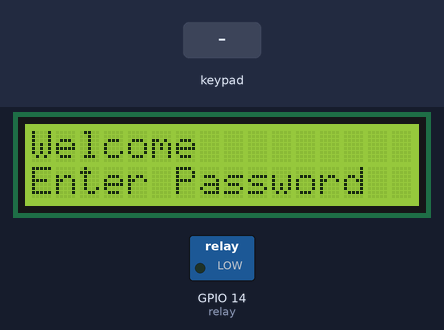
A sketch run on a simulated ESP32. Shown: 16×2 character LCD, switched loads named in the sketch (green lamp = pin HIGH). The inputs (shaded band) are chosen by the test bench. WiFi joins after 1.5 s; servers stay silent unless stated; what the sketch prints to the serial monitor is not drawn.

Above: at 2.7 s.
2.8 s: keypad keys 1 9 1 8 5 1 7 pressed 0.4 s apart
At 6.3 s:
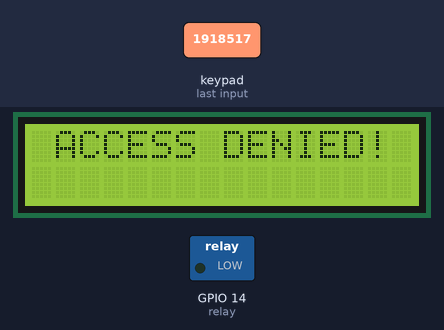
7.3 s: key '#' pressed
At 10.1 s:
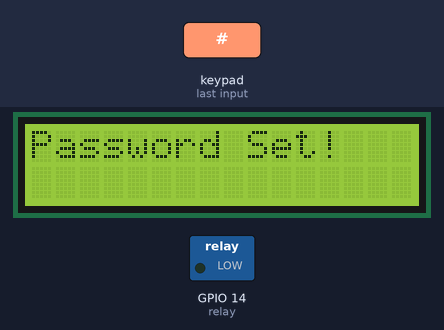
10.3 s: key '1' pressed
At 12.1 s:
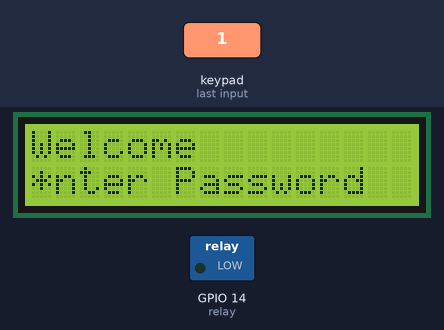
12.9 s: key '2' pressed
At 13.6 s:
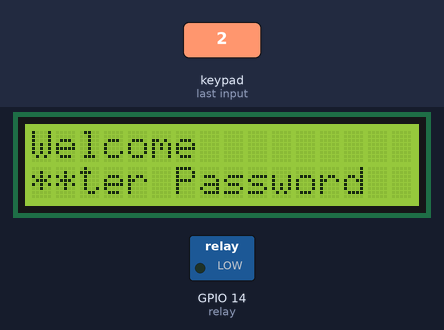
Timing chart, 0 to 15.5 s (numbered marks = the images above; inputs shaded):
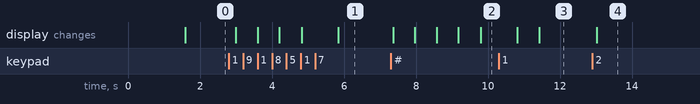

The sketch:

code_netxus.ino
```cpp
#include <WiFi.h>
#include <Firebase_ESP_Client.h>
#include <LiquidCrystal_I2C.h>
#include <Keypad.h>

#define FIREBASE_HOST "arduino-test-324dd-default-rtdb.firebaseio.com" // Replace with your Firebase project URL
#define FIREBASE_AUTH "AIzaSyC_WxgQSBu_FoU9s6xnHI2fpIBMcbm4NGA" // Replace with your Firebase authentication token
#define WIFI_SSID "Techgik"
#define WIFI_PASSWORD "powerfulmercy@2024"

#define password_length 5 // Maximum password length is 4 characters + NULL char

LiquidCrystal_I2C lcd(0x3F, 16, 2); // Adjust the address according to your LCD module

char Data[password_length]; // 4 is the number of chars it can hold + the null char = 5
char UserPassword[password_length]; // To store user-set password
byte data_count = 0;
char customKey;

bool chargingSystemEnabled = false;

int relay = 14;

const byte ROWS = 4;
const byte COLS = 3;
char keys[ROWS][COLS] = {
    {'1', '2', '3'},
    {'4', '5', '6'},
    {'7', '8', '9'},
    {'*', '0', '#'}
};
byte rowPins[ROWS] = {19, 18, 5, 17}; // connect to the row pinouts of the keypad
byte colPins[COLS] = {16, 4, 0};      // connect to the column pinouts of the keypad

Keypad customKeypad = Keypad(makeKeymap(keys), rowPins, colPins, ROWS, COLS); // initialize an instance of class Keypad

FirebaseData fbdo;

void setup() {
  pinMode(relay, OUTPUT);
  digitalWrite(relay, LOW);
  Serial.begin(115200);
  WiFi.begin(WIFI_SSID, WIFI_PASSWORD);
  while (WiFi.status() != WL_CONNECTED) {
    delay(500);
    Serial.print(".");
  }
  Serial.println("WiFi connected");

  Firebase.begin(FIREBASE_HOST, FIREBASE_AUTH);

  lcd.init();        // Initialize the LCD
  lcd.backlight();   // Turn on the backlight
  lcd.clear();
  lcd.setCursor(0, 0);
  lcd.print("Welcome"); // Display welcome message
  lcd.setCursor(0, 1);
  lcd.print("Enter Password");

  // Sign up if not already signed up
  if (!Firebase.signUp(&fbdo)) {
    Serial.println("Sign up failed.");
    Serial.println(fbdo.errorReason());
  } else {
    Serial.println("Sign up successful.");
  }
}

void loop() {
  if (!chargingSystemEnabled) {
    customKey = customKeypad.getKey();

    if (customKey == '#') {
      if (data_count > 0) {
        Data[data_count] = '\0'; // Null terminate the entered password
        strncpy(UserPassword, Data, password_length); // Copy the entered password to UserPassword
        lcd.clear();
        lcd.setCursor(0, 0);
        lcd.print("Password Set!");
        Serial.println("Password Set!");
        delay(1000);
        lcd.clear();
        lcd.setCursor(0, 0);
        lcd.print("Welcome");
        lcd.setCursor(0, 1);
        lcd.print("Enter Password");
        clearData();
      }
    } else if (customKey != NO_KEY) { // If a key is pressed (excluding NO_KEY)
      lcd.setCursor(data_count, 1);
      lcd.print('*');
      Data[data_count] = customKey;
      data_count++;
      if (data_count == password_length - 1) {
        lcd.clear();
        lcd.setCursor(0, 0);
        lcd.print("Checking Password");
        Serial.println("Checking Password");

        delay(1000);

        if (!strcmp(Data, UserPassword)) {
          lcd.clear();
          lcd.print(" ACCESS GRANTED");
          Serial.println("ACCESS GRANTED");
          delay(1000);
          chargingSystemEnabled = true;
        } else {
          lcd.clear();
          lcd.setCursor(1, 0);
          lcd.print("ACCESS DENIED!");
          Serial.println("ACCESS DENIED!");
          delay(1500);
          clearData();
          lcd.clear();
          lcd.setCursor(0, 0);
          lcd.print("Welcome");
          lcd.setCursor(0, 1);
          lcd.print("Enter Password");
        }
      }
    }
  }

  if (chargingSystemEnabled) {
    digitalWrite(relay, HIGH);
    Serial.println("Charging System Enabled");

    // Read analog input (assuming a 12-bit ADC)
    float voltage = (float)analogRead(A1) / 4096 * 24 * 47000 / 92931;

    // Convert voltage to percentage
    float percentage = (voltage / 12.6) * 100;

    // Set data at the specified database path
    if (Firebase.RTDB.setFloat(&fbdo, "voltage", voltage)) {
      Serial.println("Voltage Data Sent Successfully");
    } else {
      Serial.println("Failed to Send Voltage Data");
      Serial.println("Reason: " + fbdo.errorReason());
    }

    if (Firebase.RTDB.setFloat(&fbdo, "battery_percentage", percentage)) {
      Serial.println("Percentage Data Sent Successfully");
    } else {
      Serial.println("Failed to Send Percentage Data");
      Serial.println("Reason: " + fbdo.errorReason());
    }

    if (Firebase.RTDB.setString(&fbdo, "deviceType", "Battery Charger")) {
      Serial.println("Device Type Data Sent Successfully");
    } else {
      Serial.println("Failed to Send Device Type Data");
      Serial.println("Reason: " + fbdo.errorReason());
    }

    // Code to perform charging operation goes here
    // Once charging is done, you can disable the charging system by setting chargingSystemEnabled = false;
  } else {
    digitalWrite(relay, LOW);
    Serial.println("Charging System Disabled");
    // Code to handle when the charging system is disabled goes here
  }

  // Delay for a while
  delay(200);
}

void clearData() {
  while (data_count != 0) {
    Data[data_count--] = 0;
  }
}
```

Measured:
- after the input at 2.8 s, the display: first changes after 0.20 s (image 1 shows a later state)
- after the input at 7.3 s, the display: first differs from a run without the input after 2.5 s (image 2)
- after the input at 10.3 s, the display: first differs from a run without the input after 1.1 s (image 3)
- after the input at 12.9 s, the display: changes after 0.13 s (image 4)
